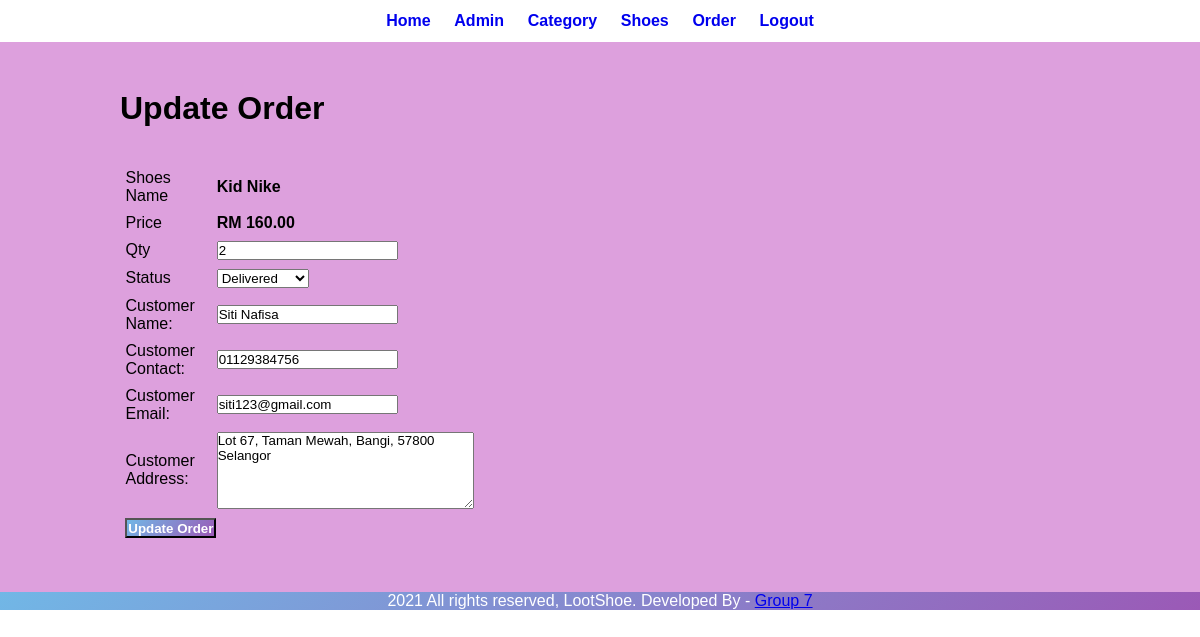
The page /admin/update-order.php?id=3 (signed in) on the database its author committed.
### tables this page shows
CREATE TABLE `tbl_order` (
  `id` int(10) UNSIGNED NOT NULL,
  `shoes` varchar(150) NOT NULL,
  `price` decimal(10,2) NOT NULL,
  `qty` int(11) NOT NULL,
  `total` decimal(10,2) NOT NULL,
  `order_date` datetime NOT NULL,
  `status` varchar(50) NOT NULL,
  `customer_name` varchar(150) NOT NULL,
  `customer_contact` varchar(20) NOT NULL,
  `customer_email` varchar(150) NOT NULL,
  `customer_address` varchar(255) NOT NULL
);

### admin/update-order.php (the view, shortened to what this page needs)
<?php include('partials/menu.php'); ?>
<div class="main-content">
    <div class="wrapper">
        <h1>Update Order</h1>
        <br><br>
        <?php
            if(isset($_GET['id']))
            {
                $id=$_GET['id'];
                $sql = "SELECT * FROM tbl_order WHERE id=$id";
                $res = mysqli_query($conn, $sql);
                $count = mysqli_num_rows($res);
                if($count==1)
                {
                    $row=mysqli_fetch_assoc($res);
                    $shoes = $row['shoes'];
                    $price = $row['price'];
                    $qty = $row['qty'];
                    $status = $row['status'];
                    $customer_name = $row['customer_name'];
                    $customer_contact = $row['customer_contact'];
                    $customer_email = $row['customer_email'];
                    $customer_address= $row['customer_address'];
                }
                else
                {
                    header('location:'.SITEURL.'admin/manage-order.php');
                }
            }
            else
            {
                header('location:'.SITEURL.'admin/manage-order.php');
            }
        ?>
        <form action="" method="POST">
            <table class="tbl-30">
                <tr>
                    <td>Shoes Name</td>
                    <td><b> <?php echo $shoes; ?> </b></td>
                </tr>
                <tr>
                    <td>Price</td>
                    <td>
                        <b> RM <?php echo $price; ?></b>
                    </td>
                </tr>
                <tr>
                    <td>Qty</td>
                    <td>
                        <input type="number" name="qty" value="<?php echo $qty; ?>">
                    </td>
                </tr>
                <tr>
                    <td>Status</td>
                    <td>
                        <select name="status">
                            <option <?php if($status=="Delivered"){echo "selected";} ?> value="Delivered">Delivered</option>
                        </select>
                    </td>
                </tr>
                <tr>
                    <td>Customer Name: </td>
                    <td>
                        <input type="text" name="customer_name" value="<?php echo $customer_name; ?>">
                    </td>
                </tr>
                <tr>
                    <td>Customer Contact: </td>
                    <td>
                        <input type="text" name="customer_contact" value="<?php echo $customer_contact; ?>">
                    </td>
                </tr>
                <tr>
                    <td>Customer Email: </td>
                    <td>
                        <input type="text" name="customer_email" value="<?php echo $customer_email; ?>">
                    </td>
                </tr>
                <tr>
                    <td>Customer Address: </td>
                    <td>
                        <textarea name="customer_address" cols="30" rows="5"><?php echo $customer_address; ?></textarea>
                    </td>
                </tr>
                <tr>
                    <td clospan="2">
                        <input type="submit" name="submit" value="Update Order" class="btn-secondary">
                    </td>
                </tr>
            </table>
        </form>
    </div>
</div>
<?php include('partials/footer.php'); ?>

### css/admin.css (style rules this page uses)
* { margin: 0; padding: 0; font-family: Arial, Helvetica, sans-serif; }
.wrapper { padding: 1%; width: 80%; margin: 0 auto; }
.tbl-30 { width: 30%; }
table tr td { padding: 1%; }
.btn-secondary { background: linear-gradient(135deg, #71b7e6, #9b59b6); padding: 1%; color: white; text-decoration: none; font-weight: bold; }
.main-content { background-color: #DDA0DD; padding: 3% 0; }

### rows shown on the page
tbl_order: shoes "Kid Nike", price "160.00", qty "2", status "Delivered", customer_name "Siti Nafisa", customer_contact "01129384756", customer_email "siti123@gmail.com", customer_address "Lot 67, Taman Mewah, Bangi, 57800 Selangor"
